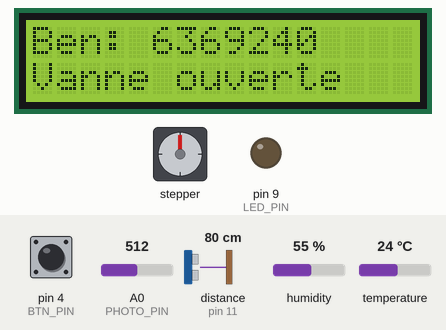
Recording of a sketch running on a simulated Arduino Uno, built with avr-gcc and run on an emulated ATmega328P. Shown: 16×2 character LCD, stepper motor, output pins drawn as LEDs (lit = HIGH). Dashed ring = blinking. The inputs (shaded band) are chosen by the test bench; at power-on: distance to the obstacle (sensor on pin 11) 80 cm, pin 4 (BTN_PIN) HIGH, A0 (PHOTO_PIN) = 512, humidity 55 %, temperature 24 °C. The echo pulse lasts 58.3 µs per cm; stepper angles assume 2048 steps per turn; what the sketch prints to the serial monitor is not drawn.

Above: at 1.2 s.
1.3 s: distance to the obstacle (sensor on pin 11) set to 21 cm
5.3 s: distance to the obstacle (sensor on pin 11) set to 17 cm
7.7 s: pin 4 (BTN_PIN) pulled LOW for 0.15 s
At 9.2 s:
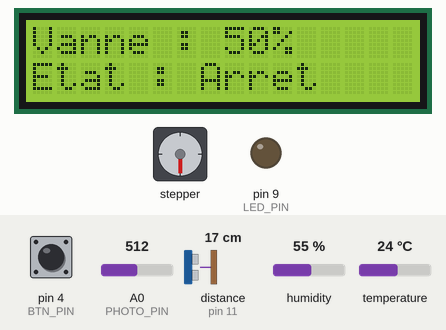
9.8 s: pin 4 (BTN_PIN) pulled LOW for 0.15 s
At 10.58 s:
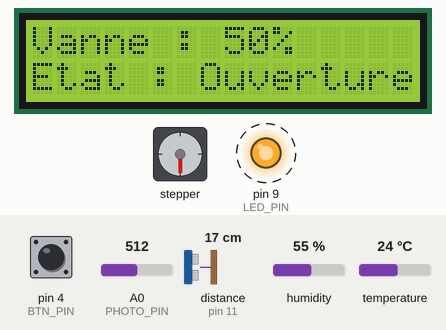
13.1 s: pin 4 (BTN_PIN) pulled LOW for 0.15 s
At 14.5 s:
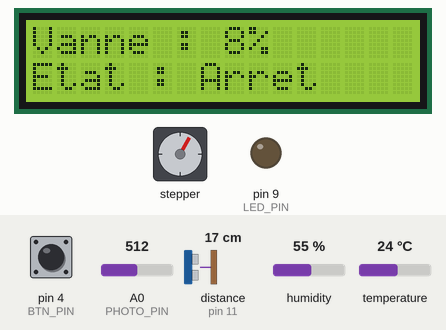
Timing chart, 0 to 16.1 s (numbered marks = the images above; inputs shaded):
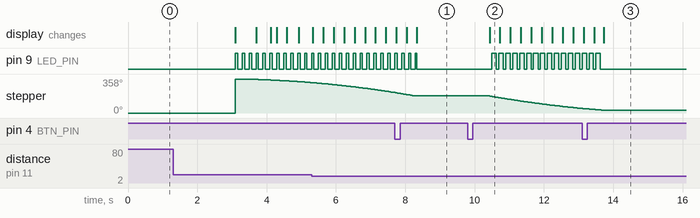

The sketch:

maison_02.ino
```cpp
#include <LiquidCrystal_I2C.h>
#include <OneButton.h>
#include <DHT.h>
#include <HCSR04.h>
#include <AccelStepper.h>

#define LED_PIN 9
#define PHOTO_PIN A0
#define BTN_PIN 4

#define DHTPIN 7
#define DHTTYPE DHT11

#define TRIGGER_PIN 12
#define ECHO_PIN 11

#define LCD_ADDR 0x27

#define MOTOR_INTERFACE_TYPE 4
#define IN_1 31
#define IN_2 33
#define IN_3 35
#define IN_4 37

#define VANNE_FERMEE_POS 0
#define VANNE_OUVERTE_POS 2038

enum AppState {
  DEMARRAGE,
  DHT_STATE,
  LUM_DIST,
  CALIBRATION,
  OUVERTURE,
  FERMETURE,
  VANNE_OUVERTE,
  VANNE_FERMEE,
  ARRET_URGENCE
};

AppState currentState = DEMARRAGE;

bool premiereFermeture = true;

unsigned long currentTime = 0;
unsigned long bootStartTime = 0;
unsigned long lastLcdTime = 0;

LiquidCrystal_I2C lcd(LCD_ADDR, 16, 2);
OneButton button(BTN_PIN, true);
DHT dht(DHTPIN, DHTTYPE);
UltraSonicDistanceSensor hc(TRIGGER_PIN, ECHO_PIN);

AccelStepper stepper(MOTOR_INTERFACE_TYPE, IN_1, IN_3, IN_2, IN_4);

int lum = 0;
int lumMin = 1023;
int lumMax = 0;
int lumPercent = 0;

float temperature = 0;
float humidity = 0;
float distanceCm = 0;

long vannePosition = VANNE_OUVERTE_POS;
int vannePercent = 100;

bool ledState = false;

void setup() {
  Serial.begin(9600);

  initPins();
  lcdInit();

  button.attachClick(onSimpleClick);
  button.attachDoubleClick(onDoubleClick);

  dht.begin();

  stepper.setMaxSpeed(500);
  stepper.setAcceleration(100);

  stepper.setCurrentPosition(VANNE_OUVERTE_POS);

  bootStartTime = millis();

  lcd.clear();
}

void initPins() {
  pinMode(LED_PIN, OUTPUT);
  pinMode(PHOTO_PIN, INPUT);
}

void lcdInit() {
  lcd.init();
  lcd.backlight();
}

void loop() {
  currentTime = millis();
  button.tick();
  if (currentState != ARRET_URGENCE) {
    stepper.run();
  }

  if (currentState != CALIBRATION) {
    readLuminosite(currentTime);
  }

  readDHT(currentTime);
  readDistance(currentTime);
  calculVannePercent();
  serialDisplay(currentTime);

  automaticIrrigation();

  switch (currentState) {
    case DEMARRAGE: bootState(currentTime); break;

    case DHT_STATE:
      dhtState(currentTime);
      ledTask();
      break;

    case LUM_DIST:
      lumDistState(currentTime);
      ledTask();
      break;

    case CALIBRATION:
      calibration(currentTime);
      calibrationState(currentTime);
      ledTask();
      break;

    case OUVERTURE:
      ouvertureVanneTask();
      vanneStateDisplay(currentTime);
      ledBlinkTask(currentTime);
      break;

    case FERMETURE:
      fermetureVanneTask();
      vanneStateDisplay(currentTime);
      ledBlinkTask(currentTime);
      break;

    case VANNE_OUVERTE:
      vanneStateDisplay(currentTime);
      ledTask();
      break;

    case VANNE_FERMEE:
      vanneStateDisplay(currentTime);
      ledTask();
      break;

    case ARRET_URGENCE:
      vanneStateDisplay(currentTime);
      digitalWrite(LED_PIN, LOW);
      break;
  }
}

void onSimpleClick() {
  if (currentState == OUVERTURE || currentState == FERMETURE) {
    stepper.stop();
    currentState = ARRET_URGENCE;
    lastLcdTime = 0;
    return;
  }

  if (currentState == ARRET_URGENCE) {
    currentState = OUVERTURE;
    lastLcdTime = 0;
    stepper.moveTo(VANNE_OUVERTE_POS);
    return;
  }

  if (currentState == VANNE_OUVERTE || currentState == VANNE_FERMEE) {
    currentState = DHT_STATE;
    lastLcdTime = 0;
    return;
  }

  if (currentState == CALIBRATION) {
    currentState = DHT_STATE;
    lastLcdTime = 0;
    return;
  }

  if (currentState == DHT_STATE) {
    currentState = LUM_DIST;
    lastLcdTime = 0;
    return;
  }

  if (currentState == LUM_DIST) {
    if (vannePercent >= 100) {
      currentState = VANNE_OUVERTE;
    }
    else if (vannePercent <= 0) {
      currentState = VANNE_FERMEE;
    }
    else {
      currentState = ARRET_URGENCE;
    }
    lastLcdTime = 0;
    return;
  }
}

void onDoubleClick() {
  if (currentState != OUVERTURE && currentState != FERMETURE && currentState != ARRET_URGENCE) {
    currentState = CALIBRATION;
    lastLcdTime = 0;
  }
}

void bootState(unsigned long ct) {
  if (ct - lastLcdTime >= 250 || lastLcdTime == 0) {
    lastLcdTime = ct;

    lcd.clear();
    lcd.setCursor(0, 0);
    lcd.print("Ben: 6369240");

    lcd.setCursor(0, 1);
    lcd.print("Vanne ouverte");
  }

  if (ct - bootStartTime >= 3000) {
    lancerPremiereFermeture();
  }
}

void lancerPremiereFermeture() {
  currentState = FERMETURE;
  stepper.moveTo(VANNE_FERMEE_POS);
}

void dhtState(unsigned long ct) {
  if (ct - lastLcdTime >= 500 || lastLcdTime == 0) {
    lastLcdTime = ct;

    lcd.clear();

    lcd.setCursor(0, 0);
    lcd.print("Temp : ");
    lcd.print(temperature, 1);
    lcd.print(" C");

    lcd.setCursor(0, 1);
    lcd.print("Hum : ");
    lcd.print(humidity, 1);
    lcd.print(" %");
  }
}

void lumDistState(unsigned long ct) {
  if (ct - lastLcdTime >= 500 || lastLcdTime == 0) {
    lastLcdTime = ct;

    lcd.clear();

    lcd.setCursor(0, 0);
    lcd.print("Lum : ");
    lcd.print(lumPercent);
    lcd.print("%");

    lcd.setCursor(0, 1);
    lcd.print("Dist : ");
    lcd.print(distanceCm, 1);
    lcd.print(" cm");
  }
}

void calibrationState(unsigned long ct) {
  if (ct - lastLcdTime >= 500 || lastLcdTime == 0) {
    lastLcdTime = ct;

    lcd.clear();

    lcd.setCursor(0, 0);
    lcd.print("Cal Min:");
    lcd.print(lumMin);

    lcd.setCursor(0, 1);
    lcd.print("Cal Max:");
    lcd.print(lumMax);
  }
}

void vanneStateDisplay(unsigned long ct) {
  if (ct - lastLcdTime >= 200 || lastLcdTime == 0) {
    lastLcdTime = ct;

    lcd.clear();

    lcd.setCursor(0, 0);
    lcd.print("Vanne : ");
    lcd.print(vannePercent);
    lcd.print("%");

    lcd.setCursor(0, 1);
    lcd.print("Etat : ");

    if (currentState == OUVERTURE) {
      lcd.print("Ouverture");
    } else if (currentState == FERMETURE) {
      lcd.print("Fermeture");
    } else if (currentState == VANNE_OUVERTE) {
      lcd.print("Ouverte");
    } else if (currentState == VANNE_FERMEE) {
      lcd.print("Fermee");
    } else if (currentState == ARRET_URGENCE) {
      lcd.print("Arret");
    }
  }
}

void readLuminosite(unsigned long ct) {
  static unsigned long lastTime = 0;

  if (ct - lastTime >= 1000) {
    lastTime = ct;

    lum = analogRead(PHOTO_PIN);

    if (lumMax > lumMin) {
      lumPercent = map(lum, lumMin, lumMax, 0, 100);
      lumPercent = constrain(lumPercent, 0, 100);
    }
  }
}

void readDHT(unsigned long ct) {
  static unsigned long lastTime = 0;

  if (ct - lastTime >= 5000) {
    lastTime = ct;

    humidity = dht.readHumidity();
    temperature = dht.readTemperature();

    if (isnan(humidity)) {
      humidity = 0.0;
    }

    if (isnan(temperature)) {
      temperature = 0.0;
    }
  }
}

void readDistance(unsigned long ct) {
  static unsigned long lastTime = 0;

  if (ct - lastTime >= 250) {
    lastTime = ct;

    distanceCm = hc.measureDistanceCm();

    if (distanceCm < 0) {
      distanceCm = 0;
    }
  }
}

void automaticIrrigation() {
  if (currentState == DEMARRAGE ||
      currentState == ARRET_URGENCE ||
      currentState == OUVERTURE ||
      currentState == FERMETURE) {
    return;
  }

  if (distanceCm > 0 && distanceCm < 20) {
    if (vannePercent < 100) {
      currentState = OUVERTURE;
      lastLcdTime = 0;
      stepper.moveTo(VANNE_OUVERTE_POS);
    }
    return;
  }

  if (distanceCm >= 25) {
    if (vannePercent > 0) {
      currentState = FERMETURE;
      lastLcdTime = 0;
      stepper.moveTo(VANNE_FERMEE_POS);
    }
    return;
  }
}

void ouvertureVanneTask() {
  if (distanceCm >= 25) {
    currentState = FERMETURE;
    stepper.moveTo(VANNE_FERMEE_POS);
    return;
  }

  if (stepper.distanceToGo() == 0) {
    currentState = VANNE_OUVERTE;
  }
}

void fermetureVanneTask() {

  if (premiereFermeture == false) {
    if (distanceCm > 0 && distanceCm < 20) {
      currentState = OUVERTURE;
      stepper.moveTo(VANNE_OUVERTE_POS);
      return;
    }
  }

  if (stepper.distanceToGo() == 0) {
    premiereFermeture = false;
    currentState = VANNE_FERMEE;
  }
}

void calculVannePercent() {
  vannePosition = stepper.currentPosition();

  vannePercent = map(vannePosition, VANNE_FERMEE_POS, VANNE_OUVERTE_POS, 0, 100);
}

void serialDisplay(unsigned long ct) {
  static unsigned long lastTime = 0;

  if (ct - lastTime >= 3000) {
    lastTime = ct;

    Serial.print("Lum:");
    Serial.print(lumPercent);

    Serial.print(",Min:");
    Serial.print(lumMin);

    Serial.print(",Max:");
    Serial.print(lumMax);

    Serial.print(",Dist:");
    Serial.print(distanceCm, 1);

    Serial.print(",T:");
    Serial.print(temperature, 1);

    Serial.print(",H:");
    Serial.print(humidity, 1);

    Serial.print(",Van:");
    Serial.println(vannePercent);
  }
}

void ledTask() {
  if (lumPercent < 30) {
    digitalWrite(LED_PIN, HIGH);
  } else {
    digitalWrite(LED_PIN, LOW);
  }
}

void ledBlinkTask(unsigned long ct) {
  static unsigned long lastBlinkTime = 0;

  if (ct - lastBlinkTime >= 100) {
    lastBlinkTime = ct;

    ledState = !ledState;
    digitalWrite(LED_PIN, ledState);
  }
}

void calibration(unsigned long ct) {
  static unsigned long lastTime = 0;
  if (ct - lastTime >= 100) {
    lastTime = ct;
    lum = analogRead(PHOTO_PIN);

    if (lum < lumMin) {
      lumMin = lum;
    }
    if (lum > lumMax) {
      lumMax = lum;
    }
  }
}
```

Measured:
- after the input at 7.7 s, stepper: goes on until 8.3 s, then stays 180°; the display: first differs from a run without the input after 0.63 s (image 1)
- after the input at 9.8 s, pin 9 (LED_PIN): alternates HIGH for 0.13 s and LOW for 0.07 s, starting after 0.70 s; stepper: keeps turning counter-clockwise at about 50°/s, starting after 0.63 s; the display: changes after 0.63 s (image 2)
- after the input at 13.1 s, pin 9 (LED_PIN): goes on until 13.6 s, then stays LOW; stepper: goes on until 13.7 s, then stays 30°; the display: first differs from a run without the input after 0.62 s (image 3)
- by itself, pin 9 (LED_PIN): alternates HIGH for 0.07 s and LOW for 0.13 s
